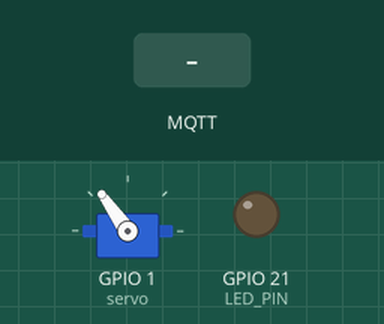
Simulated run of this program. Board: ESP32-S3. Shown: servo, output pins drawn as LEDs (lit = HIGH). The test bench sets the inputs (shaded band). WiFi joins after 1.5 s; servers stay silent unless stated; no MQTT or app messages arrive unless stated; what the program prints to the serial monitor is not drawn.

Above: at 2.7 s.
2.8 s: MQTT message "ON" arrives on the first subscribed topic
At 2.92 s:
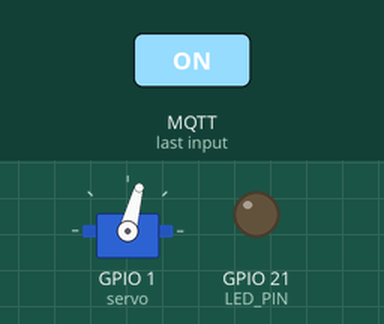
4.5 s: MQTT message "1" arrives on the first subscribed topic
6.0 s: MQTT message "on" arrives on the first subscribed topic
Timing chart, 0 to 9.0 s (numbered marks = the images above; inputs shaded):
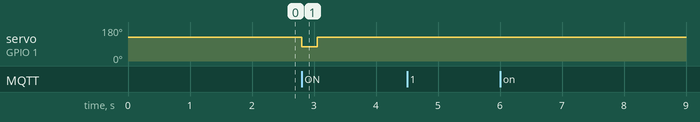

The program:

main.cpp
```cpp
#include <Arduino.h>
#include <WiFi.h>
#include <WiFiClient.h>
#include "s3servo.h"
#include <PubSubClient.h>
#include "secrets.h"

#define LED_PIN 21

// --- Servo ---
const int MIN_ANGLE = 75;
const int MAX_ANGLE = 125;
const int SERVO_ACTUATION_TIME_MS = 250;

// --- WiFi / MQTT ---
const char *ssid = WIFI_SSID;
const char *password = WIFI_PASSWORD;
const char *mqtt_server = MQTT_SERVER;
const char *mqtt_user = MQTT_USER;
const char *mqtt_pass = MQTT_PASS;

// --- Topicos ---
const char *TOPIC_ACTIVATE = "casa/maquinaLavar/activate";
const char *TOPIC_FEEDBACK = "casa/maquinaLavar/feedback";
const char *TOPIC_HEARTBEAT = "casa/maquinaLavar/heartbeat";
// OBS: removido o "casa/maquinaLavar/status" com LWT/retain.
// A disponibilidade agora vem 100% do heartbeat + expire_after no HA.
// Se um dia quiser o LWT de volta (offline instantaneo), da pra somar
// os dois — mas ai escolha UM como fonte da verdade no Home Assistant.

// --- Heartbeat ---
const unsigned long HEARTBEAT_INTERVAL = 10000; // 10 s
unsigned long lastHeartbeat = 0;

// --- Reconexao MQTT (nao-bloqueante) ---
const unsigned long MQTT_RETRY_INTERVAL = 2000; // tenta a cada 2 s
unsigned long lastMqttAttempt = 0;

s3servo servo;
WiFiClient espClient;
PubSubClient client(espClient);

// -------------------------------------------------------

void ServoActuate()
{
  servo.write(MIN_ANGLE);
  delay(SERVO_ACTUATION_TIME_MS);
  servo.write(MAX_ANGLE);
}

void callback(char *topic, byte *message, unsigned int length)
{
  String msg;
  for (unsigned int i = 0; i < length; i++)
    msg += (char)message[i];

  Serial.printf("Mensagem recebida [%s]: %s\n", topic, msg.c_str());

  if (String(topic) == TOPIC_ACTIVATE && msg == "ON")
  {
    neopixelWrite(LED_PIN, 0, 0, 255); // Azul = acionando
    ServoActuate();
    client.publish(TOPIC_FEEDBACK, "pressed");
    Serial.println("Servo acionado, feedback enviado.");
    delay(500);
    neopixelWrite(LED_PIN, 0, 5, 0); // Verde = conectado
  }
}

// Tenta conectar UMA vez. Retorna true/false, sem travar.
bool tryConnectMQTT()
{
  neopixelWrite(LED_PIN, 0, 50, 50); // Ciano = tentando MQTT
  Serial.println("Tentando conexao MQTT...");

  bool ok = client.connect("ESP32_Fingerbot", mqtt_user, mqtt_pass);

  if (ok)
  {
    Serial.println("MQTT conectado!");
    client.subscribe(TOPIC_ACTIVATE);
    neopixelWrite(LED_PIN, 0, 5, 0); // Verde = tudo ok
  }
  else
  {
    Serial.printf("Falha MQTT, rc=%d.\n", client.state());
  }
  return ok;
}

void setup()
{
  Serial.begin(230400);
  pinMode(LED_PIN, OUTPUT);
  neopixelWrite(LED_PIN, 50, 0, 0); // Vermelho = iniciando

  pinMode(1, OUTPUT);
  servo.attach(1);
  servo.write(MAX_ANGLE); // posicao de repouso

  WiFi.mode(WIFI_STA);
  WiFi.setSleep(false); // evita quedas de MQTT por power-save do WiFi
  WiFi.begin(ssid, password);

  Serial.print("Conectando ao WiFi");
  while (WiFi.status() != WL_CONNECTED)
  {
    neopixelWrite(LED_PIN, 30, 30, 0); // Amarelo piscando = aguardando WiFi
    delay(250);
    neopixelWrite(LED_PIN, 0, 0, 0);
    delay(250);
    Serial.print(".");
  }
  Serial.printf("\nWiFi conectado! IP: %s\n", WiFi.localIP().toString().c_str());

  client.setServer(mqtt_server, 1883);
  client.setCallback(callback);
}

void loop()
{
  // 1) WiFi primeiro, sem bloquear o loop
  if (WiFi.status() != WL_CONNECTED)
  {
    neopixelWrite(LED_PIN, 100, 0, 0); // Vermelho = sem WiFi
    WiFi.reconnect();
    delay(500);
    return;
  }

  // 2) MQTT desconectado: tenta no maximo a cada 2 s, sem while travado
  if (!client.connected())
  {
    unsigned long now = millis();
    if (now - lastMqttAttempt >= MQTT_RETRY_INTERVAL)
    {
      lastMqttAttempt = now;
      tryConnectMQTT();
    }
    return; // sem broker, nao processa o resto deste ciclo
  }

  // 3) Conectado: processa MQTT e manda heartbeat
  client.loop();

  unsigned long now = millis();
  if (now - lastHeartbeat >= HEARTBEAT_INTERVAL)
  {
    lastHeartbeat = now;
    client.publish(TOPIC_HEARTBEAT, "alive"); // sem retain (publish de 2 args)
    Serial.println("Heartbeat enviado.");
  }
}
```

secrets.example.h
```cpp
#pragma once

// Modelo de credenciais. Copie este arquivo para "secrets.h" e preencha
// com seus valores reais. O secrets.h fica no .gitignore (nao vai para o git).
#define WIFI_SSID "SEU_SSID"
#define WIFI_PASSWORD "SUA_SENHA_WIFI"
#define MQTT_SERVER "SEU_IP_BROKER" // ex: 192.168.1.50
#define MQTT_USER "SEU_USUARIO_MQTT"
#define MQTT_PASS "SUA_SENHA_MQTT"
```

Measured:
- after the input at 2.8 s, servo on GPIO 1 (servo): 125° → 75° at once, → 125° 0.25 s later
- after the input at 4.5 s, every drawn part: stays the same
- after the input at 6.0 s, every drawn part: stays the same
